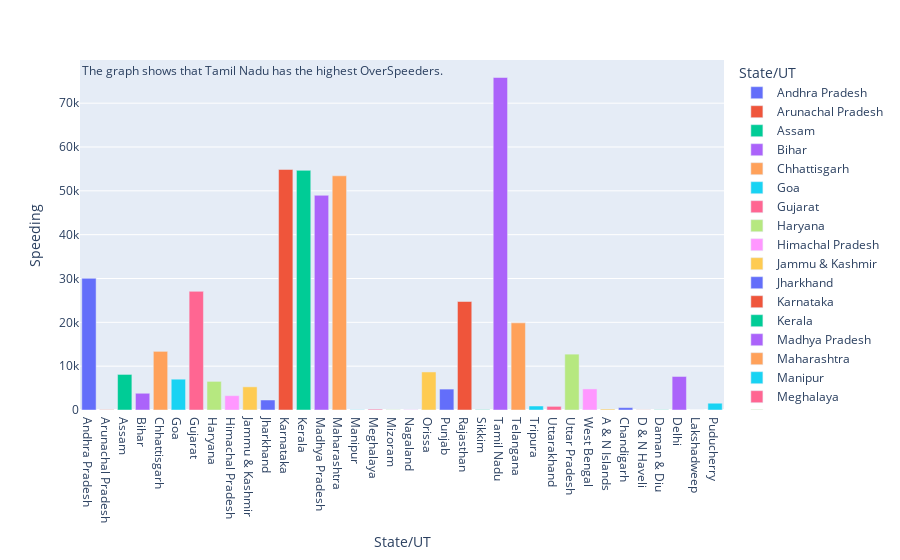

Notebook code cell kept with this figure:
### Code cell
# state wise over-speeding in violin plot
fig = px.bar(driver_response, y="Speeding", x="State/UT", color="State/UT",hover_data=driver_response.columns)
conclusion = 'The graph shows that Tamil Nadu has the highest OverSpeeders.'
fig.add_annotation(text=conclusion, xref='paper', yref='paper', x=0, y=1, showarrow=False, font=dict(size=12))
fig.show()

### Figure 1 — Plotly figure (JSON) as saved in the notebook; plotly's stock layout.template omitted (floating-point values rounded to 4 significant figures)
{"data": [{"alignmentgroup": "True", "customdata": [["south", 2, 1531, 722, 653, 460, 1335, 69, 4806]], "hovertemplate": "State/UT=%{x}<br>Speeding=%{y}<br>GEO_Region=%{customdata[0]}<br>R_ID=%{customdata[1]}<br>Overtake=%{customdata[2]}<br>AiIntake=%{customdata[3]}<br>LaneJump=%{customdata[4]}<br>Sleeping=%{customdata[5]}<br>WrongSide=%{customdata[6]}<br>SignalAvoid=%{customdata[7]}<br>Others=%{customdata[8]}<extra></extra>", "legendgroup": "Andhra Pradesh", "marker": {"color": "#636efa", "pattern": {"shape": ""}}, "name": "Andhra Pradesh", "offsetgroup": "Andhra Pradesh", "orientation": "v", "showlegend": true, "textposition": "auto", "type": "bar", "x": ["Andhra Pradesh"], "xaxis": "x", "y": [30033], "yaxis": "y"}, {"alignmentgroup": "True", "customdata": [["northeast", 5, 8, 26, 11, 8, 7, 0, 40]], "hovertemplate": "State/UT=%{x}<br>Speeding=%{y}<br>GEO_Region=%{customdata[0]}<br>R_ID=%{customdata[1]}<br>Overtake=%{customdata[2]}<br>AiIntake=%{customdata[3]}<br>LaneJump=%{customdata[4]}<br>Sleeping=%{customdata[5]}<br>WrongSide=%{customdata[6]}<br>SignalAvoid=%{customdata[7]}<br>Others=%{customdata[8]}<extra></extra>", "legendgroup": "Arunachal Pradesh", "marker": {"color": "#EF553B", "pattern": {"shape": ""}}, "name": "Arunachal Pradesh", "offsetgroup": "Arunachal Pradesh", "orientation": "v", "showlegend": true, "textposition": "auto", "type": "bar", "x": ["Arunachal Pradesh"], "xaxis": "x", "y": [61], "yaxis": "y"}, {"alignmentgroup": "True", "customdata": [["northeast", 5, 500, 965, 260, 6, 490, 71, 1501]], "hovertemplate": "State/UT=%{x}<br>Speeding=%{y}<br>GEO_Region=%{customdata[0]}<br>R_ID=%{customdata[1]}<br>Overtake=%{customdata[2]}<br>AiIntake=%{customdata[3]}<br>LaneJump=%{customdata[4]}<br>Sleeping=%{customdata[5]}<br>WrongSide=%{customdata[6]}<br>SignalAvoid=%{customdata[7]}<br>Others=%{customdata[8]}<extra></extra>", "legendgroup": "Assam", "marker": {"color": "#00cc96", "pattern": {"shape": ""}}, "name": "Assam", "offsetgroup": "Assam", "orientation": "v", "showlegend": true, "textposition": "auto", "type": "bar", "x": ["Assam"], "xaxis": "x", "y": [8116], "yaxis": "y"}, {"alignmentgroup": "True", "customdata": [["north", 1, 851, 2273, 392, 194, 766, 15, 1051]], "hovertemplate": "State/UT=%{x}<br>Speeding=%{y}<br>GEO_Region=%{customdata[0]}<br>R_ID=%{customdata[1]}<br>Overtake=%{customdata[2]}<br>AiIntake=%{customdata[3]}<br>LaneJump=%{customdata[4]}<br>Sleeping=%{customdata[5]}<br>WrongSide=%{customdata[6]}<br>SignalAvoid=%{customdata[7]}<br>Others=%{customdata[8]}<extra></extra>", "legendgroup": "Bihar", "marker": {"color": "#ab63fa", "pattern": {"shape": ""}}, "name": "Bihar", "offsetgroup": "Bihar", "orientation": "v", "showlegend": true, "textposition": "auto", "type": "bar", "x": ["Bihar"], "xaxis": "x", "y": [3819], "yaxis": "y"}, {"alignmentgroup": "True", "customdata": [["centre", 9, 655, 480, 488, 225, 676, 72, 1473]], "hovertemplate": "State/UT=%{x}<br>Speeding=%{y}<br>GEO_Region=%{customdata[0]}<br>R_ID=%{customdata[1]}<br>Overtake=%{customdata[2]}<br>AiIntake=%{customdata[3]}<br>LaneJump=%{customdata[4]}<br>Sleeping=%{customdata[5]}<br>WrongSide=%{customdata[6]}<br>SignalAvoid=%{customdata[7]}<br>Others=%{customdata[8]}<extra></extra>", "legendgroup": "Chhattisgarh", "marker": {"color": "#FFA15A", "pattern": {"shape": ""}}, "name": "Chhattisgarh", "offsetgroup": "Chhattisgarh", "orientation": "v", "showlegend": true, "textposition": "auto", "type": "bar", "x": ["Chhattisgarh"], "xaxis": "x", "y": [13380], "yaxis": "y"}, {"alignmentgroup": "True", "customdata": [["west", 4, 113, 12, 8, 8, 80, 0, 406]], "hovertemplate": "State/UT=%{x}<br>Speeding=%{y}<br>GEO_Region=%{customdata[0]}<br>R_ID=%{customdata[1]}<br>Overtake=%{customdata[2]}<br>AiIntake=%{customdata[3]}<br>LaneJump=%{customdata[4]}<br>Sleeping=%{customdata[5]}<br>WrongSide=%{customdata[6]}<br>SignalAvoid=%{customdata[7]}<br>Others=%{customdata[8]}<extra></extra>", "legendgroup": "Goa", "marker": {"color": "#19d3f3", "pattern": {"shape": ""}}, "name": "Goa", "offsetgroup": "Goa", "orientation": "v", "showlegend": true, "textposition": "auto", "type": "bar", "x": ["Goa"], "xaxis": "x", "y": [7031], "yaxis": "y"}, {"alignmentgroup": "True", "customdata": [["west", 4, 1657, 106, 1032, 251, 1127, 312, 1187]], "hovertemplate": "State/UT=%{x}<br>Speeding=%{y}<br>GEO_Region=%{customdata[0]}<br>R_ID=%{customdata[1]}<br>Overtake=%{customdata[2]}<br>AiIntake=%{customdata[3]}<br>LaneJump=%{customdata[4]}<br>Sleeping=%{customdata[5]}<br>WrongSide=%{customdata[6]}<br>SignalAvoid=%{customdata[7]}<br>Others=%{customdata[8]}<extra></extra>", "legendgroup": "Gujarat", "marker": {"color": "#FF6692", "pattern": {"shape": ""}}, "name": "Gujarat", "offsetgroup": "Gujarat", "orientation": "v", "showlegend": true, "textposition": "auto", "type": "bar", "x": ["Gujarat"], "xaxis": "x", "y": [27066], "yaxis": "y"}, {"alignmentgroup": "True", "customdata": [["north", 1, 1340, 1624, 869, 616, 1306, 685, 1502]], "hovertemplate": "State/UT=%{x}<br>Speeding=%{y}<br>GEO_Region=%{customdata[0]}<br>R_ID=%{customdata[1]}<br>Overtake=%{customdata[2]}<br>AiIntake=%{customdata[3]}<br>LaneJump=%{customdata[4]}<br>Sleeping=%{customdata[5]}<br>WrongSide=%{customdata[6]}<br>SignalAvoid=%{customdata[7]}<br>Others=%{customdata[8]}<extra></extra>", "legendgroup": "Haryana", "marker": {"color": "#B6E880", "pattern": {"shape": ""}}, "name": "Haryana", "offsetgroup": "Haryana", "orientation": "v", "showlegend": true, "textposition": "auto", "type": "bar", "x": ["Haryana"], "xaxis": "x", "y": [6529], "yaxis": "y"}, {"alignmentgroup": "True", "customdata": [["north", 1, 216, 146, 88, 0, 64, 0, 1392]], "hovertemplate": "State/UT=%{x}<br>Speeding=%{y}<br>GEO_Region=%{customdata[0]}<br>R_ID=%{customdata[1]}<br>Overtake=%{customdata[2]}<br>AiIntake=%{customdata[3]}<br>LaneJump=%{customdata[4]}<br>Sleeping=%{customdata[5]}<br>WrongSide=%{customdata[6]}<br>SignalAvoid=%{customdata[7]}<br>Others=%{customdata[8]}<extra></extra>", "legendgroup": "Himachal Pradesh", "marker": {"color": "#FF97FF", "pattern": {"shape": ""}}, "name": "Himachal Pradesh", "offsetgroup": "Himachal Pradesh", "orientation": "v", "showlegend": true, "textposition": "auto", "type": "bar", "x": ["Himachal Pradesh"], "xaxis": "x", "y": [3279], "yaxis": "y"}, {"alignmentgroup": "True", "customdata": [["north", 1, 85, 435, 31, 0, 72, 0, 948]], "hovertemplate": "State/UT=%{x}<br>Speeding=%{y}<br>GEO_Region=%{customdata[0]}<br>R_ID=%{customdata[1]}<br>Overtake=%{customdata[2]}<br>AiIntake=%{customdata[3]}<br>LaneJump=%{customdata[4]}<br>Sleeping=%{customdata[5]}<br>WrongSide=%{customdata[6]}<br>SignalAvoid=%{customdata[7]}<br>Others=%{customdata[8]}<extra></extra>", "legendgroup": "Jammu & Kashmir", "marker": {"color": "#FECB52", "pattern": {"shape": ""}}, "name": "Jammu & Kashmir", "offsetgroup": "Jammu & Kashmir", "orientation": "v", "showlegend": true, "textposition": "auto", "type": "bar", "x": ["Jammu & Kashmir"], "xaxis": "x", "y": [5287], "yaxis": "y"}, {"alignmentgroup": "True", "customdata": [["centre", 9, 223, 1154, 259, 6, 390, 38, 25]], "hovertemplate": "State/UT=%{x}<br>Speeding=%{y}<br>GEO_Region=%{customdata[0]}<br>R_ID=%{customdata[1]}<br>Overtake=%{customdata[2]}<br>AiIntake=%{customdata[3]}<br>LaneJump=%{customdata[4]}<br>Sleeping=%{customdata[5]}<br>WrongSide=%{customdata[6]}<br>SignalAvoid=%{customdata[7]}<br>Others=%{customdata[8]}<extra></extra>", "legendgroup": "Jharkhand", "marker": {"color": "#636efa", "pattern": {"shape": ""}}, "name": "Jharkhand", "offsetgroup": "Jharkhand", "orientation": "v", "showlegend": true, "textposition": "auto", "type": "bar", "x": ["Jharkhand"], "xaxis": "x", "y": [2279], "yaxis": "y"}, {"alignmentgroup": "True", "customdata": [["south", 2, 1963, 2603, 747, 185, 1777, 327, 9655]], "hovertemplate": "State/UT=%{x}<br>Speeding=%{y}<br>GEO_Region=%{customdata[0]}<br>R_ID=%{customdata[1]}<br>Overtake=%{customdata[2]}<br>AiIntake=%{customdata[3]}<br>LaneJump=%{customdata[4]}<br>Sleeping=%{customdata[5]}<br>WrongSide=%{customdata[6]}<br>SignalAvoid=%{customdata[7]}<br>Others=%{customdata[8]}<extra></extra>", "legendgroup": "Karnataka", "marker": {"color": "#EF553B", "pattern": {"shape": ""}}, "name": "Karnataka", "offsetgroup": "Karnataka", "orientation": "v", "showlegend": true, "textposition": "auto", "type": "bar", "x": ["Karnataka"], "xaxis": "x", "y": [54876], "yaxis": "y"}, {"alignmentgroup": "True", "customdata": [["south", 2, 3392, 168, 1299, 1454, 2392, 498, 136]], "hovertemplate": "State/UT=%{x}<br>Speeding=%{y}<br>GEO_Region=%{customdata[0]}<br>R_ID=%{customdata[1]}<br>Overtake=%{customdata[2]}<br>AiIntake=%{customdata[3]}<br>LaneJump=%{customdata[4]}<br>Sleeping=%{customdata[5]}<br>WrongSide=%{customdata[6]}<br>SignalAvoid=%{customdata[7]}<br>Others=%{customdata[8]}<extra></extra>", "legendgroup": "Kerala", "marker": {"color": "#00cc96", "pattern": {"shape": ""}}, "name": "Kerala", "offsetgroup": "Kerala", "orientation": "v", "showlegend": true, "textposition": "auto", "type": "bar", "x": ["Kerala"], "xaxis": "x", "y": [54673], "yaxis": "y"}, {"alignmentgroup": "True", "customdata": [["centre", 9, 5256, 6623, 2183, 767, 2232, 500, 8719]], "hovertemplate": "State/UT=%{x}<br>Speeding=%{y}<br>GEO_Region=%{customdata[0]}<br>R_ID=%{customdata[1]}<br>Overtake=%{customdata[2]}<br>AiIntake=%{customdata[3]}<br>LaneJump=%{customdata[4]}<br>Sleeping=%{customdata[5]}<br>WrongSide=%{customdata[6]}<br>SignalAvoid=%{customdata[7]}<br>Others=%{customdata[8]}<extra></extra>", "legendgroup": "Madhya Pradesh", "marker": {"color": "#ab63fa", "pattern": {"shape": ""}}, "name": "Madhya Pradesh", "offsetgroup": "Madhya Pradesh", "orientation": "v", "showlegend": true, "textposition": "auto", "type": "bar", "x": ["Madhya Pradesh"], "xaxis": "x", "y": [48984], "yaxis": "y"}, {"alignmentgroup": "True", "customdata": [["west", 4, 3570, 1477, 1662, 507, 2718, 106, 9420]], "hovertemplate": "State/UT=%{x}<br>Speeding=%{y}<br>GEO_Region=%{customdata[0]}<br>R_ID=%{customdata[1]}<br>Overtake=%{customdata[2]}<br>AiIntake=%{customdata[3]}<br>LaneJump=%{customdata[4]}<br>Sleeping=%{customdata[5]}<br>WrongSide=%{customdata[6]}<br>SignalAvoid=%{customdata[7]}<br>Others=%{customdata[8]}<extra></extra>", "legendgroup": "Maharashtra", "marker": {"color": "#FFA15A", "pattern": {"shape": ""}}, "name": "Maharashtra", "offsetgroup": "Maharashtra", "orientation": "v", "showlegend": true, "textposition": "auto", "type": "bar", "x": ["Maharashtra"], "xaxis": "x", "y": [53433], "yaxis": "y"}, {"alignmentgroup": "True", "customdata": [["northeast", 5, 46, 71, 0, 30, 39, 0, 66]], "hovertemplate": "State/UT=%{x}<br>Speeding=%{y}<br>GEO_Region=%{customdata[0]}<br>R_ID=%{customdata[1]}<br>Overtake=%{customdata[2]}<br>AiIntake=%{customdata[3]}<br>LaneJump=%{customdata[4]}<br>Sleeping=%{customdata[5]}<br>WrongSide=%{customdata[6]}<br>SignalAvoid=%{customdata[7]}<br>Others=%{customdata[8]}<extra></extra>", "legendgroup": "Manipur", "marker": {"color": "#19d3f3", "pattern": {"shape": ""}}, "name": "Manipur", "offsetgroup": "Manipur", "orientation": "v", "showlegend": true, "textposition": "auto", "type": "bar", "x": ["Manipur"], "xaxis": "x", "y": [57], "yaxis": "y"}, {"alignmentgroup": "True", "customdata": [["northeast", 5, 0, 60, 0, 0, 0, 0, 0]], "hovertemplate": "State/UT=%{x}<br>Speeding=%{y}<br>GEO_Region=%{customdata[0]}<br>R_ID=%{customdata[1]}<br>Overtake=%{customdata[2]}<br>AiIntake=%{customdata[3]}<br>LaneJump=%{customdata[4]}<br>Sleeping=%{customdata[5]}<br>WrongSide=%{customdata[6]}<br>SignalAvoid=%{customdata[7]}<br>Others=%{customdata[8]}<extra></extra>", "legendgroup": "Meghalaya", "marker": {"color": "#FF6692", "pattern": {"shape": ""}}, "name": "Meghalaya", "offsetgroup": "Meghalaya", "orientation": "v", "showlegend": true, "textposition": "auto", "type": "bar", "x": ["Meghalaya"], "xaxis": "x", "y": [186], "yaxis": "y"}, {"alignmentgroup": "True", "customdata": [["east", 3, 30, 43, 0, 7, 3, 0, 39]], "hovertemplate": "State/UT=%{x}<br>Speeding=%{y}<br>GEO_Region=%{customdata[0]}<br>R_ID=%{customdata[1]}<br>Overtake=%{customdata[2]}<br>AiIntake=%{customdata[3]}<br>LaneJump=%{customdata[4]}<br>Sleeping=%{customdata[5]}<br>WrongSide=%{customdata[6]}<br>SignalAvoid=%{customdata[7]}<br>Others=%{customdata[8]}<extra></extra>", "legendgroup": "Mizoram", "marker": {"color": "#B6E880", "pattern": {"shape": ""}}, "name": "Mizoram", "offsetgroup": "Mizoram", "orientation": "v", "showlegend": true, "textposition": "auto", "type": "bar", "x": ["Mizoram"], "xaxis": "x", "y": [62], "yaxis": "y"}, {"alignmentgroup": "True", "customdata": [["northeast", 5, 0, 104, 0, 0, 26, 0, 70]], "hovertemplate": "State/UT=%{x}<br>Speeding=%{y}<br>GEO_Region=%{customdata[0]}<br>R_ID=%{customdata[1]}<br>Overtake=%{customdata[2]}<br>AiIntake=%{customdata[3]}<br>LaneJump=%{customdata[4]}<br>Sleeping=%{customdata[5]}<br>WrongSide=%{customdata[6]}<br>SignalAvoid=%{customdata[7]}<br>Others=%{customdata[8]}<extra></extra>", "legendgroup": "Nagaland", "marker": {"color": "#FF97FF", "pattern": {"shape": ""}}, "name": "Nagaland", "offsetgroup": "Nagaland", "orientation": "v", "showlegend": true, "textposition": "auto", "type": "bar", "x": ["Nagaland"], "xaxis": "x", "y": [62], "yaxis": "y"}, {"alignmentgroup": "True", "customdata": [["centre", 9, 1530, 1892, 474, 241, 1084, 189, 1701]], "hovertemplate": "State/UT=%{x}<br>Speeding=%{y}<br>GEO_Region=%{customdata[0]}<br>R_ID=%{customdata[1]}<br>Overtake=%{customdata[2]}<br>AiIntake=%{customdata[3]}<br>LaneJump=%{customdata[4]}<br>Sleeping=%{customdata[5]}<br>WrongSide=%{customdata[6]}<br>SignalAvoid=%{customdata[7]}<br>Others=%{customdata[8]}<extra></extra>", "legendgroup": "Orissa", "marker": {"color": "#FECB52", "pattern": {"shape": ""}}, "name": "Orissa", "offsetgroup": "Orissa", "orientation": "v", "showlegend": true, "textposition": "auto", "type": "bar", "x": ["Orissa"], "xaxis": "x", "y": [8683], "yaxis": "y"}, {"alignmentgroup": "True", "customdata": [["north", 1, 645, 759, 405, 51, 639, 197, 651]], "hovertemplate": "State/UT=%{x}<br>Speeding=%{y}<br>GEO_Region=%{customdata[0]}<br>R_ID=%{customdata[1]}<br>Overtake=%{customdata[2]}<br>AiIntake=%{customdata[3]}<br>LaneJump=%{customdata[4]}<br>Sleeping=%{customdata[5]}<br>WrongSide=%{customdata[6]}<br>SignalAvoid=%{customdata[7]}<br>Others=%{customdata[8]}<extra></extra>", "legendgroup": "Punjab", "marker": {"color": "#636efa", "pattern": {"shape": ""}}, "name": "Punjab", "offsetgroup": "Punjab", "orientation": "v", "showlegend": true, "textposition": "auto", "type": "bar", "x": ["Punjab"], "xaxis": "x", "y": [4770], "yaxis": "y"}, {"alignmentgroup": "True", "customdata": [["northwest", 6, 1447, 1588, 1374, 398, 1637, 2, 6815]], "hovertemplate": "State/UT=%{x}<br>Speeding=%{y}<br>GEO_Region=%{customdata[0]}<br>R_ID=%{customdata[1]}<br>Overtake=%{customdata[2]}<br>AiIntake=%{customdata[3]}<br>LaneJump=%{customdata[4]}<br>Sleeping=%{customdata[5]}<br>WrongSide=%{customdata[6]}<br>SignalAvoid=%{customdata[7]}<br>Others=%{customdata[8]}<extra></extra>", "legendgroup": "Rajasthan", "marker": {"color": "#EF553B", "pattern": {"shape": ""}}, "name": "Rajasthan", "offsetgroup": "Rajasthan", "orientation": "v", "showlegend": true, "textposition": "auto", "type": "bar", "x": ["Rajasthan"], "xaxis": "x", "y": [24753], "yaxis": "y"}, {"alignmentgroup": "True", "customdata": [["northeast", 5, 17, 20, 0, 0, 20, 0, 51]], "hovertemplate": "State/UT=%{x}<br>Speeding=%{y}<br>GEO_Region=%{customdata[0]}<br>R_ID=%{customdata[1]}<br>Overtake=%{customdata[2]}<br>AiIntake=%{customdata[3]}<br>LaneJump=%{customdata[4]}<br>Sleeping=%{customdata[5]}<br>WrongSide=%{customdata[6]}<br>SignalAvoid=%{customdata[7]}<br>Others=%{customdata[8]}<extra></extra>", "legendgroup": "Sikkim", "marker": {"color": "#00cc96", "pattern": {"shape": ""}}, "name": "Sikkim", "offsetgroup": "Sikkim", "orientation": "v", "showlegend": true, "textposition": "auto", "type": "bar", "x": ["Sikkim"], "xaxis": "x", "y": [73], "yaxis": "y"}, {"alignmentgroup": "True", "customdata": [["south", 2, 9326, 1947, 4236, 832, 4738, 1455, 11740]], "hovertemplate": "State/UT=%{x}<br>Speeding=%{y}<br>GEO_Region=%{customdata[0]}<br>R_ID=%{customdata[1]}<br>Overtake=%{customdata[2]}<br>AiIntake=%{customdata[3]}<br>LaneJump=%{customdata[4]}<br>Sleeping=%{customdata[5]}<br>WrongSide=%{customdata[6]}<br>SignalAvoid=%{customdata[7]}<br>Others=%{customdata[8]}<extra></extra>", "legendgroup": "Tamil Nadu", "marker": {"color": "#ab63fa", "pattern": {"shape": ""}}, "name": "Tamil Nadu", "offsetgroup": "Tamil Nadu", "orientation": "v", "showlegend": true, "textposition": "auto", "type": "bar", "x": ["Tamil Nadu"], "xaxis": "x", "y": [75859], "yaxis": "y"}, {"alignmentgroup": "True", "customdata": [["centre", 9, 1065, 1170, 269, 171, 726, 74, 5366]], "hovertemplate": "State/UT=%{x}<br>Speeding=%{y}<br>GEO_Region=%{customdata[0]}<br>R_ID=%{customdata[1]}<br>Overtake=%{customdata[2]}<br>AiIntake=%{customdata[3]}<br>LaneJump=%{customdata[4]}<br>Sleeping=%{customdata[5]}<br>WrongSide=%{customdata[6]}<br>SignalAvoid=%{customdata[7]}<br>Others=%{customdata[8]}<extra></extra>", "legendgroup": "Telangana", "marker": {"color": "#FFA15A", "pattern": {"shape": ""}}, "name": "Telangana", "offsetgroup": "Telangana", "orientation": "v", "showlegend": true, "textposition": "auto", "type": "bar", "x": ["Telangana"], "xaxis": "x", "y": [19881], "yaxis": "y"}, {"alignmentgroup": "True", "customdata": [["east", 3, 56, 17, 7, 0, 44, 1, 28]], "hovertemplate": "State/UT=%{x}<br>Speeding=%{y}<br>GEO_Region=%{customdata[0]}<br>R_ID=%{customdata[1]}<br>Overtake=%{customdata[2]}<br>AiIntake=%{customdata[3]}<br>LaneJump=%{customdata[4]}<br>Sleeping=%{customdata[5]}<br>WrongSide=%{customdata[6]}<br>SignalAvoid=%{customdata[7]}<br>Others=%{customdata[8]}<extra></extra>", "legendgroup": "Tripura", "marker": {"color": "#19d3f3", "pattern": {"shape": ""}}, "name": "Tripura", "offsetgroup": "Tripura", "orientation": "v", "showlegend": true, "textposition": "auto", "type": "bar", "x": ["Tripura"], "xaxis": "x", "y": [912], "yaxis": "y"}, {"alignmentgroup": "True", "customdata": [["north", 1, 147, 548, 69, 0, 204, 7, 142]], "hovertemplate": "State/UT=%{x}<br>Speeding=%{y}<br>GEO_Region=%{customdata[0]}<br>R_ID=%{customdata[1]}<br>Overtake=%{customdata[2]}<br>AiIntake=%{customdata[3]}<br>LaneJump=%{customdata[4]}<br>Sleeping=%{customdata[5]}<br>WrongSide=%{customdata[6]}<br>SignalAvoid=%{customdata[7]}<br>Others=%{customdata[8]}<extra></extra>", "legendgroup": "Uttarakhand", "marker": {"color": "#FF6692", "pattern": {"shape": ""}}, "name": "Uttarakhand", "offsetgroup": "Uttarakhand", "orientation": "v", "showlegend": true, "textposition": "auto", "type": "bar", "x": ["Uttarakhand"], "xaxis": "x", "y": [830], "yaxis": "y"}, {"alignmentgroup": "True", "customdata": [["north", 1, 4329, 5865, 1485, 1359, 3323, 747, 6008]], "hovertemplate": "State/UT=%{x}<br>Speeding=%{y}<br>GEO_Region=%{customdata[0]}<br>R_ID=%{customdata[1]}<br>Overtake=%{customdata[2]}<br>AiIntake=%{customdata[3]}<br>LaneJump=%{customdata[4]}<br>Sleeping=%{customdata[5]}<br>WrongSide=%{customdata[6]}<br>SignalAvoid=%{customdata[7]}<br>Others=%{customdata[8]}<extra></extra>", "legendgroup": "Uttar Pradesh", "marker": {"color": "#B6E880", "pattern": {"shape": ""}}, "name": "Uttar Pradesh", "offsetgroup": "Uttar Pradesh", "orientation": "v", "showlegend": true, "textposition": "auto", "type": "bar", "x": ["Uttar Pradesh"], "xaxis": "x", "y": [12745], "yaxis": "y"}, {"alignmentgroup": "True", "customdata": [["east", 3, 379, 462, 232, 71, 298, 196, 8271]], "hovertemplate": "State/UT=%{x}<br>Speeding=%{y}<br>GEO_Region=%{customdata[0]}<br>R_ID=%{customdata[1]}<br>Overtake=%{customdata[2]}<br>AiIntake=%{customdata[3]}<br>LaneJump=%{customdata[4]}<br>Sleeping=%{customdata[5]}<br>WrongSide=%{customdata[6]}<br>SignalAvoid=%{customdata[7]}<br>Others=%{customdata[8]}<extra></extra>", "legendgroup": "West Bengal", "marker": {"color": "#FF97FF", "pattern": {"shape": ""}}, "name": "West Bengal", "offsetgroup": "West Bengal", "orientation": "v", "showlegend": true, "textposition": "auto", "type": "bar", "x": ["West Bengal"], "xaxis": "x", "y": [4812], "yaxis": "y"}, {"alignmentgroup": "True", "customdata": [["southeast", 7, 22, 52, 20, 0, 42, 2, 39]], "hovertemplate": "State/UT=%{x}<br>Speeding=%{y}<br>GEO_Region=%{customdata[0]}<br>R_ID=%{customdata[1]}<br>Overtake=%{customdata[2]}<br>AiIntake=%{customdata[3]}<br>LaneJump=%{customdata[4]}<br>Sleeping=%{customdata[5]}<br>WrongSide=%{customdata[6]}<br>SignalAvoid=%{customdata[7]}<br>Others=%{customdata[8]}<extra></extra>", "legendgroup": "A & N Islands", "marker": {"color": "#FECB52", "pattern": {"shape": ""}}, "name": "A & N Islands", "offsetgroup": "A & N Islands", "orientation": "v", "showlegend": true, "textposition": "auto", "type": "bar", "x": ["A & N Islands"], "xaxis": "x", "y": [218], "yaxis": "y"}, {"alignmentgroup": "True", "customdata": [["north", 1, 83, 20, 30, 0, 34, 10, 14]], "hovertemplate": "State/UT=%{x}<br>Speeding=%{y}<br>GEO_Region=%{customdata[0]}<br>R_ID=%{customdata[1]}<br>Overtake=%{customdata[2]}<br>AiIntake=%{customdata[3]}<br>LaneJump=%{customdata[4]}<br>Sleeping=%{customdata[5]}<br>WrongSide=%{customdata[6]}<br>SignalAvoid=%{customdata[7]}<br>Others=%{customdata[8]}<extra></extra>", "legendgroup": "Chandigarh", "marker": {"color": "#636efa", "pattern": {"shape": ""}}, "name": "Chandigarh", "offsetgroup": "Chandigarh", "orientation": "v", "showlegend": true, "textposition": "auto", "type": "bar", "x": ["Chandigarh"], "xaxis": "x", "y": [540], "yaxis": "y"}, {"alignmentgroup": "True", "customdata": [["west", 4, 5, 1, 0, 2, 5, 0, 69]], "hovertemplate": "State/UT=%{x}<br>Speeding=%{y}<br>GEO_Region=%{customdata[0]}<br>R_ID=%{customdata[1]}<br>Overtake=%{customdata[2]}<br>AiIntake=%{customdata[3]}<br>LaneJump=%{customdata[4]}<br>Sleeping=%{customdata[5]}<br>WrongSide=%{customdata[6]}<br>SignalAvoid=%{customdata[7]}<br>Others=%{customdata[8]}<extra></extra>", "legendgroup": "D & N Haveli", "marker": {"color": "#EF553B", "pattern": {"shape": ""}}, "name": "D & N Haveli", "offsetgroup": "D & N Haveli", "orientation": "v", "showlegend": true, "textposition": "auto", "type": "bar", "x": ["D & N Haveli"], "xaxis": "x", "y": [29], "yaxis": "y"}, {"alignmentgroup": "True", "customdata": [["west", 4, 4, 7, 2, 1, 3, 0, 37]], "hovertemplate": "State/UT=%{x}<br>Speeding=%{y}<br>GEO_Region=%{customdata[0]}<br>R_ID=%{customdata[1]}<br>Overtake=%{customdata[2]}<br>AiIntake=%{customdata[3]}<br>LaneJump=%{customdata[4]}<br>Sleeping=%{customdata[5]}<br>WrongSide=%{customdata[6]}<br>SignalAvoid=%{customdata[7]}<br>Others=%{customdata[8]}<extra></extra>", "legendgroup": "Daman & Diu", "marker": {"color": "#00cc96", "pattern": {"shape": ""}}, "name": "Daman & Diu", "offsetgroup": "Daman & Diu", "orientation": "v", "showlegend": true, "textposition": "auto", "type": "bar", "x": ["Daman & Diu"], "xaxis": "x", "y": [50], "yaxis": "y"}, {"alignmentgroup": "True", "customdata": [["north", 1, 211, 215, 129, 0, 131, 229, 2838]], "hovertemplate": "State/UT=%{x}<br>Speeding=%{y}<br>GEO_Region=%{customdata[0]}<br>R_ID=%{customdata[1]}<br>Overtake=%{customdata[2]}<br>AiIntake=%{customdata[3]}<br>LaneJump=%{customdata[4]}<br>Sleeping=%{customdata[5]}<br>WrongSide=%{customdata[6]}<br>SignalAvoid=%{customdata[7]}<br>Others=%{customdata[8]}<extra></extra>", "legendgroup": "Delhi", "marker": {"color": "#ab63fa", "pattern": {"shape": ""}}, "name": "Delhi", "offsetgroup": "Delhi", "orientation": "v", "showlegend": true, "textposition": "auto", "type": "bar", "x": ["Delhi"], "xaxis": "x", "y": [7647.0], "yaxis": "y"}, {"alignmentgroup": "True", "customdata": [["southwest", 8, 0, 0, 0, 0, 0, 0, 0]], "hovertemplate": "State/UT=%{x}<br>Speeding=%{y}<br>GEO_Region=%{customdata[0]}<br>R_ID=%{customdata[1]}<br>Overtake=%{customdata[2]}<br>AiIntake=%{customdata[3]}<br>LaneJump=%{customdata[4]}<br>Sleeping=%{customdata[5]}<br>WrongSide=%{customdata[6]}<br>SignalAvoid=%{customdata[7]}<br>Others=%{customdata[8]}<extra></extra>", "legendgroup": "Lakshadweep", "marker": {"color": "#FFA15A", "pattern": {"shape": ""}}, "name": "Lakshadweep", "offsetgroup": "Lakshadweep", "orientation": "v", "showlegend": true, "textposition": "auto", "type": "bar", "x": ["Lakshadweep"], "xaxis": "x", "y": [1], "yaxis": "y"}, {"alignmentgroup": "True", "customdata": [["south", 2, 207, 155, 0, 15, 98, 21, 610]], "hovertemplate": "State/UT=%{x}<br>Speeding=%{y}<br>GEO_Region=%{customdata[0]}<br>R_ID=%{customdata[1]}<br>Overtake=%{customdata[2]}<br>AiIntake=%{customdata[3]}<br>LaneJump=%{customdata[4]}<br>Sleeping=%{customdata[5]}<br>WrongSide=%{customdata[6]}<br>SignalAvoid=%{customdata[7]}<br>Others=%{customdata[8]}<extra></extra>", "legendgroup": "Puducherry", "marker": {"color": "#19d3f3", "pattern": {"shape": ""}}, "name": "Puducherry", "offsetgroup": "Puducherry", "orientation": "v", "showlegend": true, "textposition": "auto", "type": "bar", "x": ["Puducherry"], "xaxis": "x", "y": [1547], "yaxis": "y"}], "layout": {"annotations": [{"font": {"size": 12}, "showarrow": false, "text": "The graph shows that Tamil Nadu has the highest OverSpeeders.", "x": 0, "xref": "paper", "y": 1, "yref": "paper"}], "barmode": "relative", "legend": {"title": {"text": "State/UT"}, "tracegroupgap": 0}, "margin": {"t": 60}, "xaxis": {"anchor": "y", "categoryarray": ["Andhra Pradesh", "Arunachal Pradesh", "Assam", "Bihar", "Chhattisgarh", "Goa", "Gujarat", "Haryana", "Himachal Pradesh", "Jammu & Kashmir", "Jharkhand", "Karnataka", "Kerala", "Madhya Pradesh", "Maharashtra", "Manipur", "Meghalaya", "Mizoram", "Nagaland", "Orissa", "Punjab", "Rajasthan", "Sikkim", "Tamil Nadu", "Telangana", "Tripura", "Uttarakhand", "Uttar Pradesh", "West Bengal", "A & N Islands", "Chandigarh", "D & N Haveli", "Daman & Diu", "Delhi", "Lakshadweep", "Puducherry"], "categoryorder": "array", "domain": [0, 1], "title": {"text": "State/UT"}}, "yaxis": {"anchor": "x", "domain": [0, 1], "title": {"text": "Speeding"}}}}
